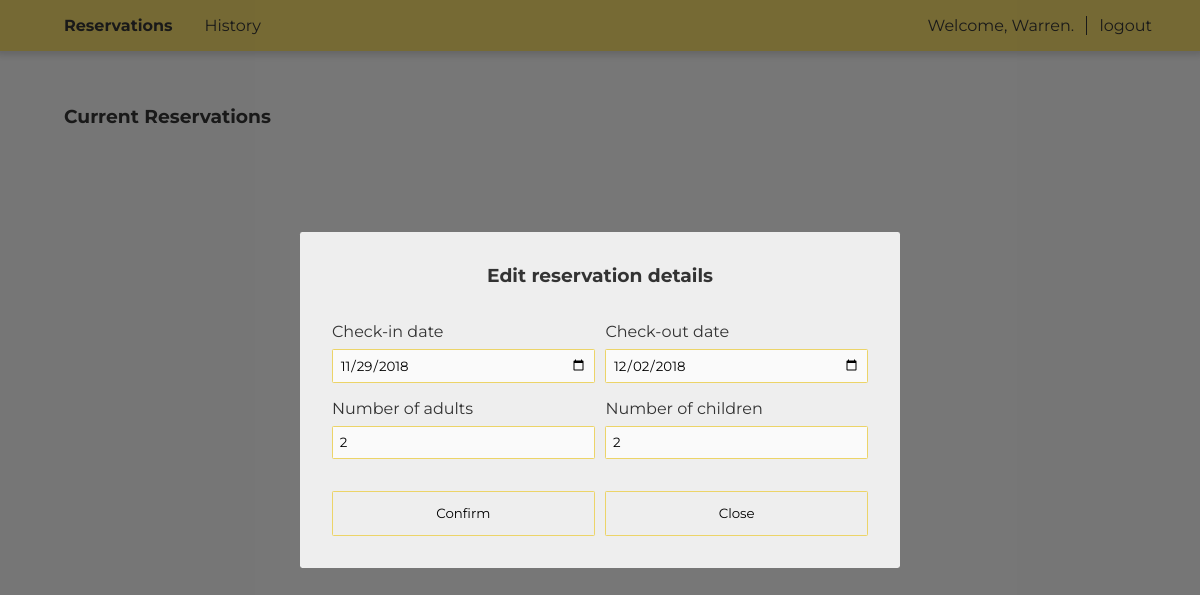
The app's page /user_management/reservations.php?edit=2 (signed in) with its own data.
### tables this page shows
CREATE TABLE `reservations` (
  `guest_id` int(11) NOT NULL,
  `lastname` varchar(191) NOT NULL,
  `firstname` varchar(191) NOT NULL,
  `contactno` varchar(191) NOT NULL,
  `noofadults` int(11) DEFAULT NULL,
  `noofkids` int(11) DEFAULT NULL,
  `check_in` timestamp NOT NULL DEFAULT CURRENT_TIMESTAMP ON UPDATE CURRENT_TIMESTAMP,
  `check_out` timestamp NOT NULL DEFAULT '0000-00-00 00:00:00',
  `roomno` int(11) NOT NULL,
  `paymenttype` varchar(191) NOT NULL
);

### user_management/reservations.php (the view, shortened to what this page needs)
<?php
require_once('function/functions.php');
$guestData = '';
if (!isset($_SESSION['guest_session'])) {
    header('location: login.php');
}
else {
    $guestData = $_SESSION['guest_session'];
}
$check_in = '1970-01-01';
$check_out = '1970-01-01';
$noofadults = '1';
$noofkids = '0';
$roomno = '0';
if (isset($_GET['edit'])) {
    $roomno = $_GET['edit'];
    $query = "SELECT * FROM reservations WHERE roomno = ? AND guest_id = {$guestData[0]['guest_id']}";
    $stmt = $conn->prepare($query);
    $stmt->bind_param('i', $roomno);
    $stmt->execute();
    $result = $stmt->get_result();
    if ($result->num_rows > 0) {
        while ($row = $result->fetch_assoc()) {
            $check_in = date('Y-m-d', strtotime($row['check_in']));
            $check_out = date('Y-m-d', strtotime($row['check_out']));
            $noofadults = $row['noofadults'];
            $noofkids = $row['noofkids'];
        }
    }
    else {
        $_SESSION['error_msg'] = "User has no reservation in that room.";
        header('location: reservations.php');
    }
}
?>
<!DOCTYPE html>
<html>
    <head>
        <link rel="stylesheet" media = "all" href="../css/userReservations.css">
    </head>
    <body>
        <div class = "top">
            <div id = "menuItems">
                <a id = "active">
                    <div>
                        Reservations
                    </div>
                </a>
                <a href = "history.php">
                    <div>
                        History
                    </div>
                </a>
            </div>
            <div class = "userOptions">
                <span>Welcome, <?php echo $guestData[0]['firstname']?>.</span>
                <a href = "logout.php">logout</a>
            </div>
        </div>
        <div class = "underlay"></div>
        <div class="dataContain">
            <h3>Current Reservations</h3>
        </div>
        <div class="popupBoxContain">
                <div class="popupBox">
                    <h3>Edit reservation details</h3>
                    <form action="../includes/action/update_reservation_guest.php" method="POST">
                        <div class="inputBoxes">
                            <div>
                                <p>Check-in date</p>
                                <input type="date" name="check_in" value="<?php echo $check_in; ?>" id="check_in" required>
                            </div>
                            <div>
                                <p>Check-out date</p>
                                <input type="date" name="check_out" value="<?php echo $check_out; ?>" id="check_out" required>
                            </div>
                        </div>
                        <div class="inputBoxes">
                            <div>
                                <p>Number of adults</p>
                                <input type="number" min = "1" max = "4" name="noofadults" value="<?php echo $noofadults ?>" id="noofadults" required>
                            </div>
                            <div>
                                <p>Number of children</p>
                                <input type="number" min = "0" max = "4" name="noofkids" value="<?php echo $noofkids ?>" id="noofkids" required>
                            </div>
                        </div>
                        <div class="inputBoxes input-button">
                            <div>
                                <button id = "confirm" value="<?php echo $roomno; ?>" name="confirm">Confirm</button>
                            </div>
                            <div>
                                <button id = "close" name="close">Close</button>
                            </div>
                        </div>
                    </form>
                </div>
            </div>
    </body>
</html>

### css/userReservations.css (style rules this page uses)
html body { margin: 0; padding: 0; overflow-x: hidden; font-family: 'Montserrat', sans-serif; font-size: 100%; background-color: #EEEEEE; color: #333333; }
* { box-sizing: border-box; }
.top { position: fixed; width: 100%; background-color: rgb(236, 212, 104); padding: 0 3em; z-index: 5; box-shadow: 0 0 7px 4px rgba(0, 0, 0, .15); }
.top #menuItems { width: 30%; float: left; display: flex; flex-direction: row; }
#menuItems a { text-decoration: none; color: #333333; transition: background-color .08s linear; }
#menuItems a#active { font-weight: bold; }
#menuItems a div { padding: 1em; }
.userOptions { float: right; padding: 1em 0; }
.userOptions span { padding-right: .75em; border-right: 1px solid #333333; margin-right: .5em; }
.userOptions a { text-decoration: none; color: #333333; }
.underlay { position: relative; z-index: 1; width: 100%; height: 54px; }
.dataContain { padding: 2em 4em; position: relative; }
.popupBoxContain { position: absolute; top: 0; left: 0; z-index: 99; width: 100%; height: 100%; background: rgba(0, 0, 0, .5); display: none; align-content: center; }
.popupBox { width: 600px; background: #EEEEEE; margin: auto; padding: 2em; border: 0; border-radius: .15em; overflow-y: auto; }
.popupBox h3 { text-align: center; margin-top: 0; }
.inputBoxes { width: 100%; display: flex; flex-wrap: wrap; flex-direction: row; justify-content: space-between; }
.inputBoxes div { width: 49%; }
.inputBoxes p { margin-bottom: .5em; }
.inputBoxes input { width: 100%; background-color: rgb(250, 250, 250); border: 1px solid rgb(236, 212, 104); height: 2.5em; border-radius: .1em; font-family: 'Montserrat', sans-serif; padding: 0 .5em; }
.input-button { margin-top: 2em; }
.input-button button { font-family: 'Montserrat', sans-serif; padding: 1em; border: .1em solid rgb(236, 212, 104); border-radius: .1em; background: none; width: 100%; }
#confirm { border: .1em solid rgb(236, 212, 104); }

### records on screen
reservations: firstname "Warren", check_in "11/29/2018", check_out "12/02/2018", noofadults "2", noofkids "2"
